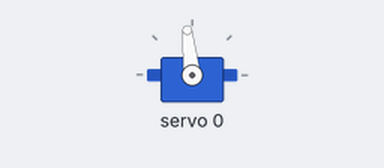
Bench run of a sketch on a simulated Arduino Uno, built with avr-gcc and run on an emulated ATmega328P. On the bench: servo.

Above: at 0.05 s.
Timing chart, 0 to 4.6 s (numbered marks = the images above):
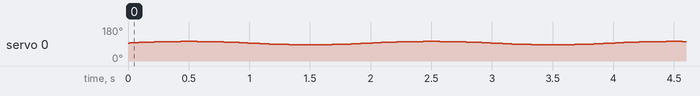

The sketch:

servodriver1test.ino
```cpp
#include <math.h>
#include <Wire.h>
#include <Adafruit_PWMServoDriver.h> // For the 16ch servo driver

Adafruit_PWMServoDriver pwm = Adafruit_PWMServoDriver(); //Default address 0x40
#define SERVOMIN 150 // 'min' pulse length count (out of 4096) for PWM signal
#define SERVOMAX 600 // 'max' pulse length count (out of 4096) for PWM signal
// ^^^^ Find these experimentally

int servonum = 0;

double time = 0;
double told = 0;
double mid = 90;
double A = 9.0;
double omega = 0.5*(2*M_PI);

void setup() {
  pwm.begin();
  pwm.setPWMFreq(60); // Analog servos run at ~60 Hz updates
}

void loop() {
  told = time;
  time = millis()/1000.0;

  double pos = mid + A*sin(omega*time);
  double pulselen = setpulse(pos);

  pwm.setPWM(servonum,0,pulselen);
}

double setpulse(double ang) {
  double pwmrange = SERVOMAX - SERVOMIN;
  double angrange = 180.0; //Approximate range of servo angle
  double pulse = ang * pwmrange/angrange + SERVOMIN;

  return pulse;
}
```
